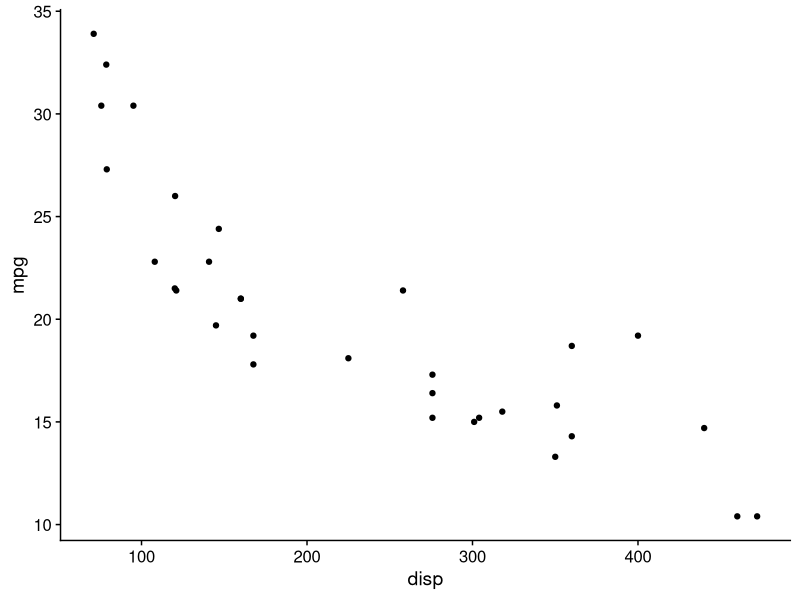
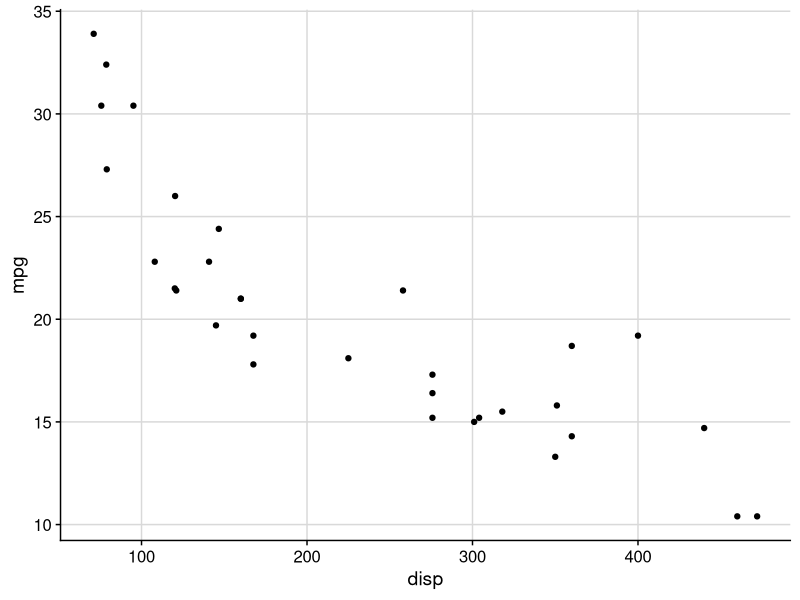
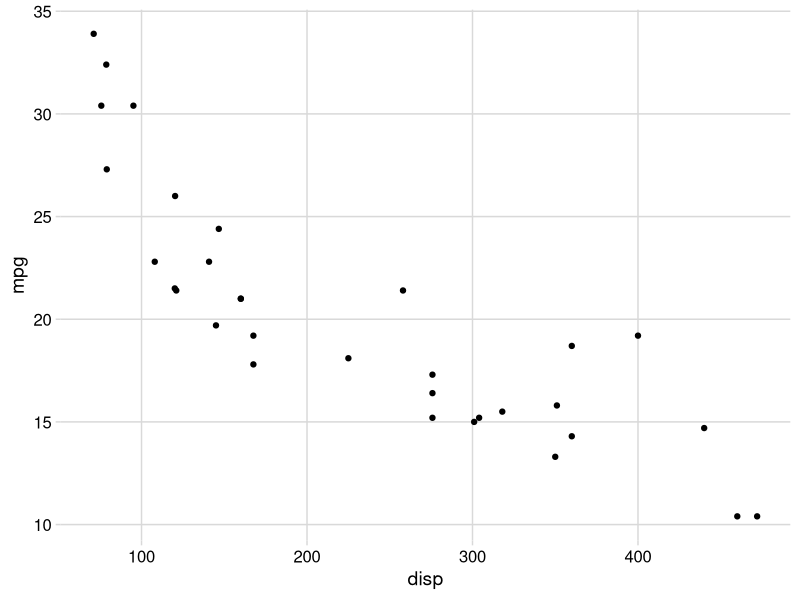
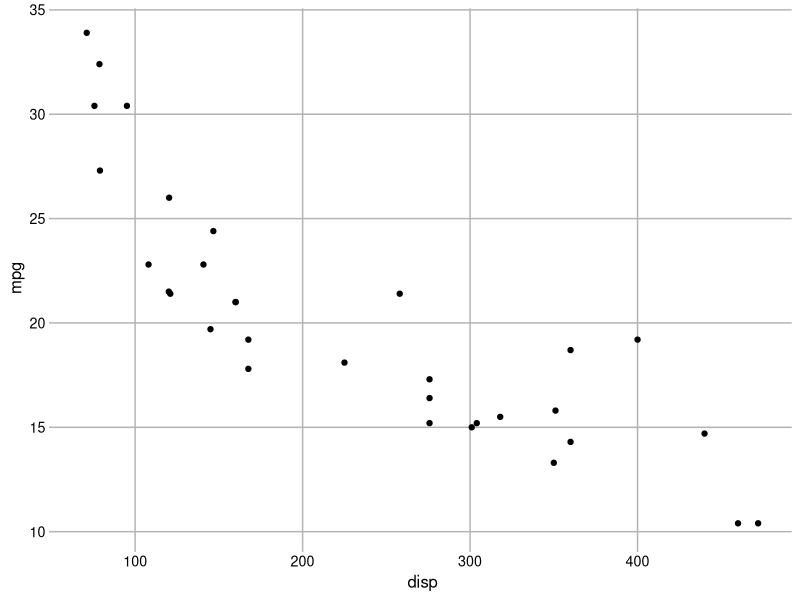
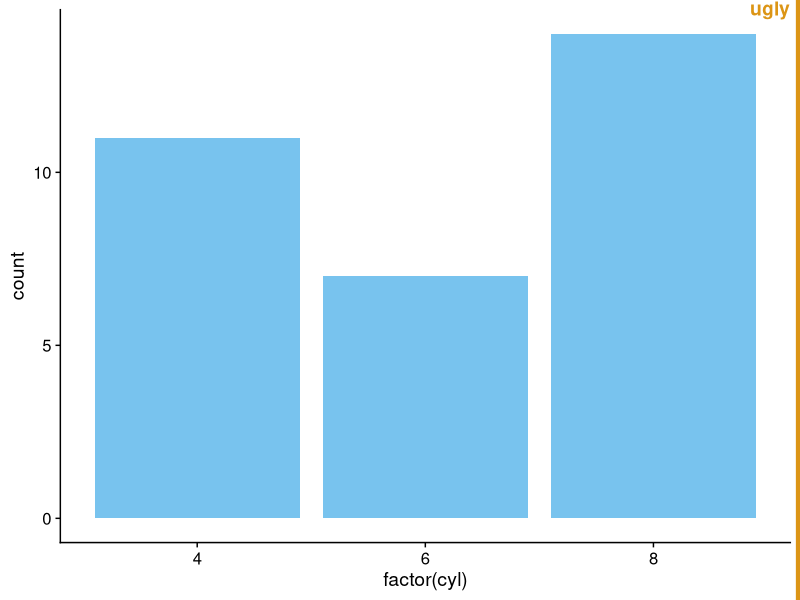
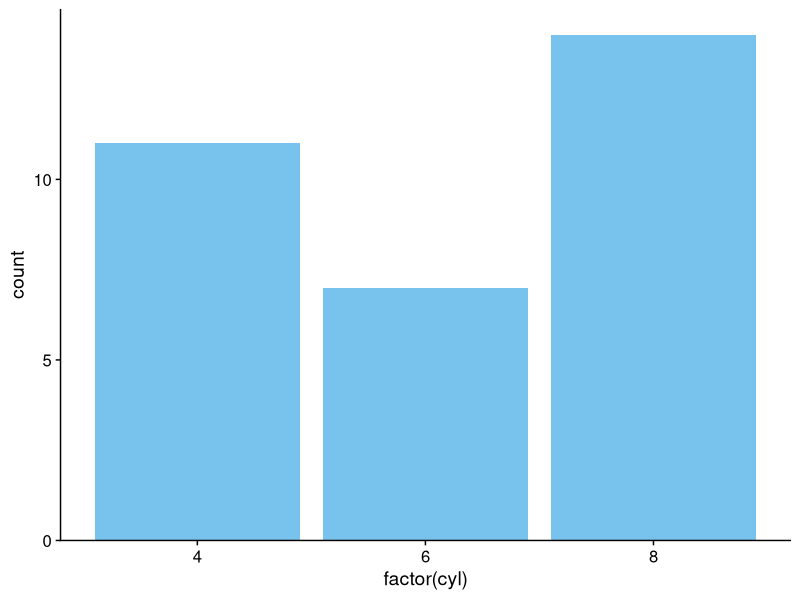
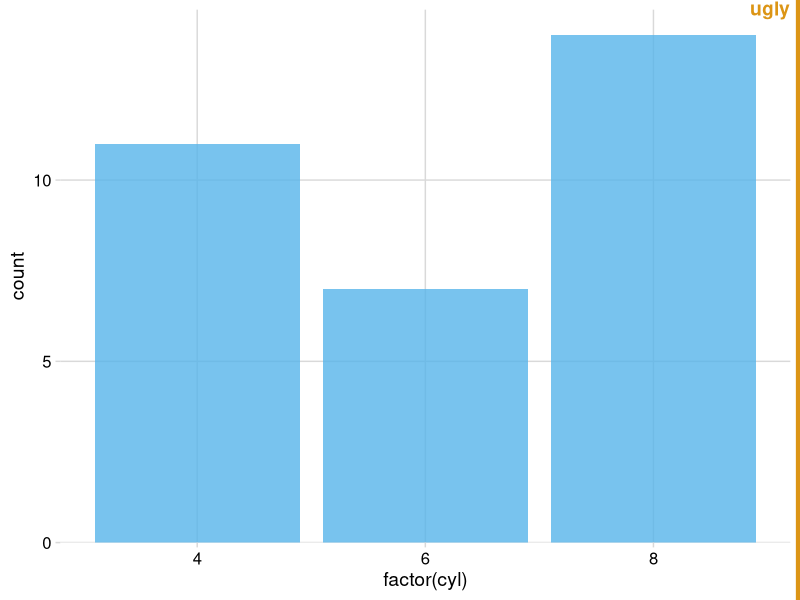
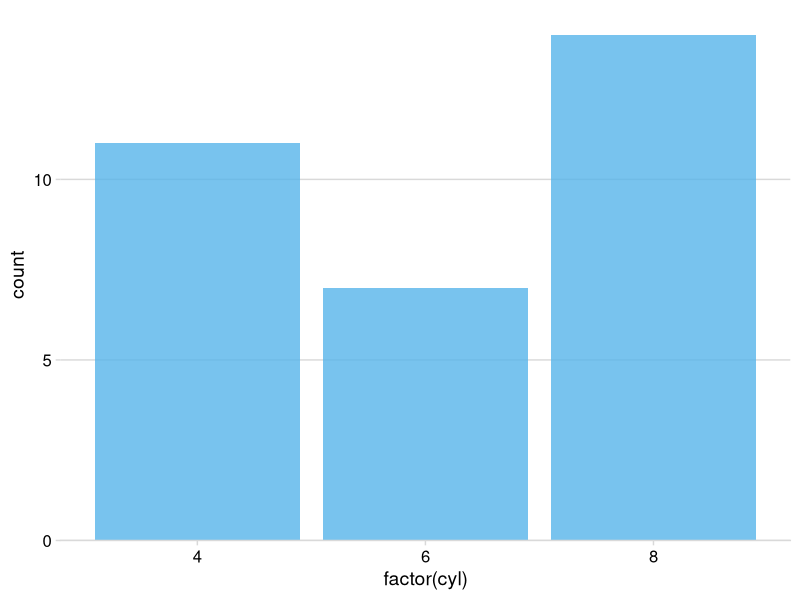

R code for these plots, in order:
## ---- chunk 1
library(ggplot2)
library(cowplot)

p <- ggplot(mtcars, aes(disp, mpg)) + geom_point()

p + theme_half_open() # identical to theme_cowplot()
## ---- chunk 2
p +
  theme_half_open() +
  background_grid() # always place this after the theme
## ---- chunk 3
p + theme_minimal_grid()
## ---- chunk 4
p +
  theme_minimal_grid(
    font_size = 12,
    color = "grey70"
  )
## ---- chunk 5
p <- ggplot(mtcars, aes(factor(cyl))) +
  geom_bar(fill = "#56B4E9", alpha = 0.8) +
  theme_half_open()

stamp_ugly(p)
## ---- chunk 6
p <- ggplot(mtcars, aes(factor(cyl))) +
  geom_bar(fill = "#56B4E9", alpha = 0.8) +
  scale_y_continuous(
    # don't expand y scale at the lower end
    expand = expand_scale(mult = c(0, 0.05))
  )

p + theme_half_open()
## ---- chunk 7
stamp_ugly(
  p + theme_minimal_grid()
)
## ---- chunk 8
p + theme_minimal_hgrid()
## ---- chunk 9
p +
  coord_flip() +
  theme_minimal_vgrid()
## ---- chunk 10
p <- ggplot(mtcars, aes(disp, mpg)) +
  facet_wrap(~factor(cyl)) +
  geom_point() +
  theme_half_open(12)

stamp_ugly(p)
## ---- chunk 11
p + panel_border()  # always place this after the theme
## ---- chunk 12
p + 
  panel_border() +
  background_grid()
## ---- chunk 13
p <- ggplot(mtcars, aes(disp, mpg, color = wt)) +
  geom_point() +
  labs(
    title = "Fuel efficiency in cars",
    subtitle = "Bigger and more powerful cars are less efficient",
    caption = "Motor Trend, 1974"
  )

p + theme_cowplot(12)
## ---- chunk 14
p + theme_map(12)
## ---- chunk 15
p + theme_nothing()
